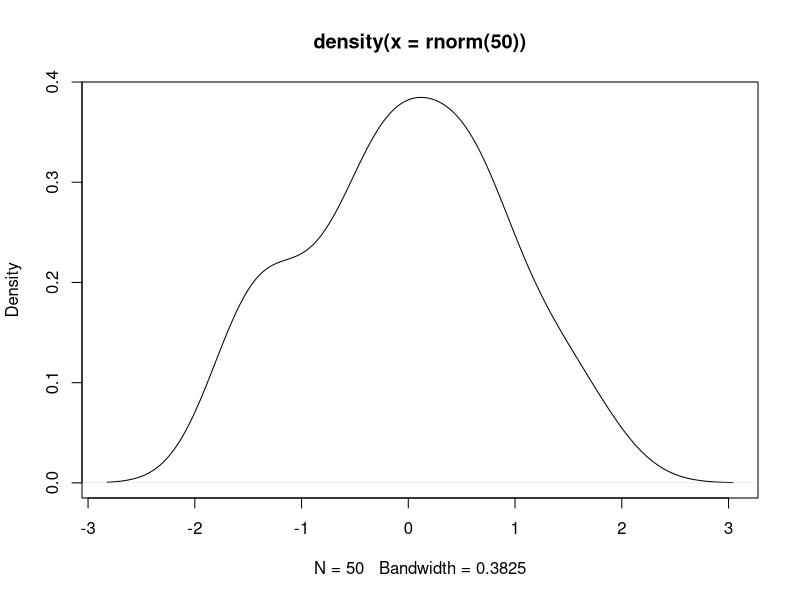
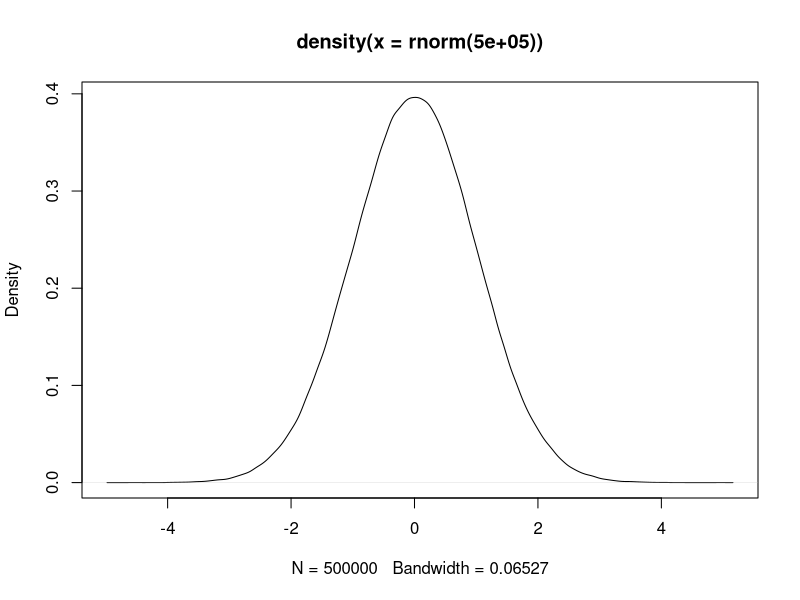
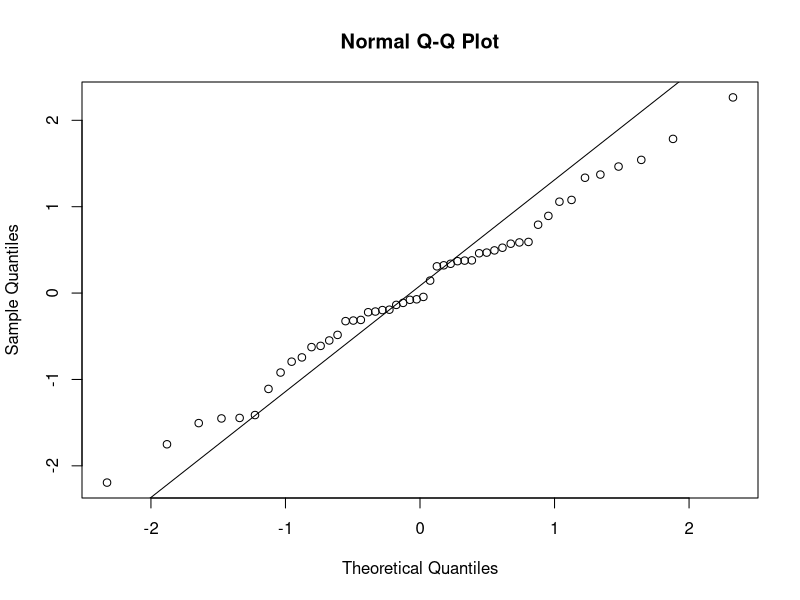

R code for these plots, in order:
rnorm(5)
rnorm(5)
plot(density(rnorm(50)))
plot(density(rnorm(500000)))
y <-rnorm(50,2,3)
y
qqnorm(rnorm(y))
qqline(rnorm(y))
shapiro.test(rnorm(50))
n<-5
mu<-5
sigma<-3

samples<-replicate(rnorm(n, mu, sigma),n=100)
samples

sample_means<-apply(samples,2, mean)
sample_means

sample_var<-apply(samples,2,function(x) {return((1/n)*sum(x^2)-sum(x/n)^2)})
sample_var

# check if estimates are close:
mean(sample_means);
mean(sample_var)
